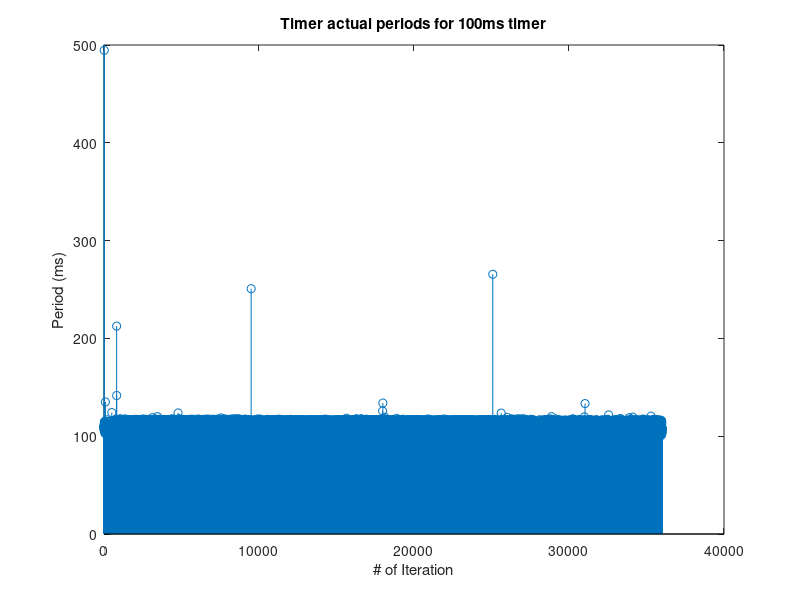
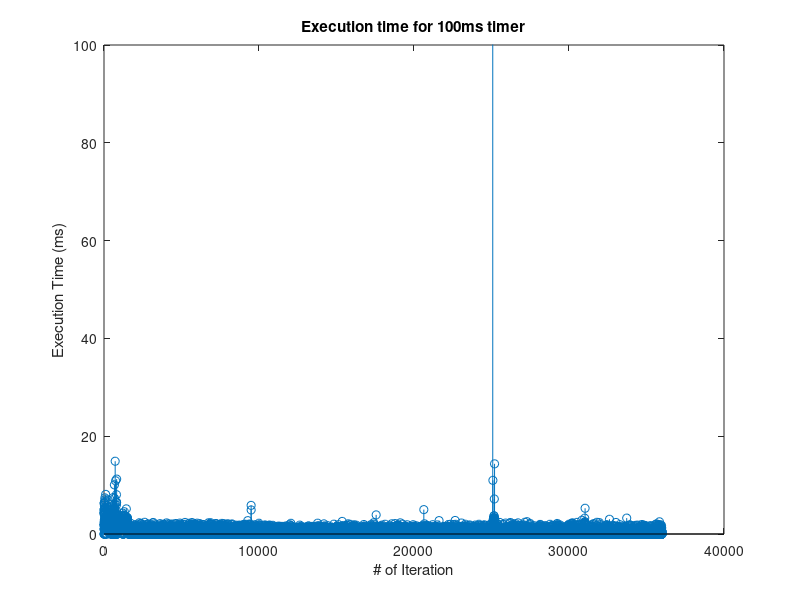
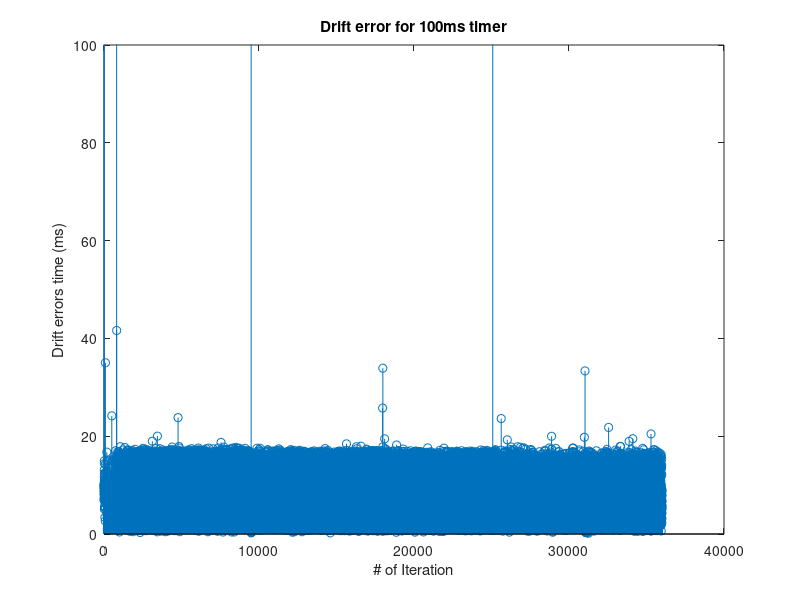

Recreate these plots in MATLAB, in order.
% This script created to plot the simulation data for ms timer

% Author: Tzouvaras Evangelos
% Email: tzouevan@ece.auth.gr

%% Clear variables and command window
clear;
clc;

%% Load the data from .txt file
periods = load('Periods_measurement_100ms.txt')/1000;
execution_times = load('Execution_times_100ms.txt')/1000;
drift_errors = load('Drift_error_100ms.txt')/1000;

%% Plot data period
for i=1:length(periods)
    num_iterations(i) = i;
end

figure;
stem(num_iterations, periods);
xlabel('# of Iteration'); 
ylabel('Period (ms)');
ylim([0 500]);
title('Timer actual periods for 100ms timer');

%% Plot execution times
for i=1:length(execution_times)
    num_iterations(i) = i;
end
figure;
stem(num_iterations, execution_times);
xlabel('# of Iteration'); 
ylabel('Execution Time (ms)');
ylim([0 100]);
title('Execution time for 100ms timer');

%% Plot drift error
for i=1:length(drift_errors)
    num_iterations(i) = i;
end
figure;
stem(num_iterations, drift_errors);
xlabel('# of Iteration'); 
ylabel('Drift errors time (ms)');
ylim([0 100]);
title('Drift error for 100ms timer');

%% Calculate the mean values
mean_period = mean(periods);
mean_execution_time = mean(execution_times);
mean_drift_error = mean(drift_errors);
fprintf('\n\n=============================================================');
fprintf('\nMean Period(ms):%d', mean_period);
fprintf('\nMean Execution Time(ms):%d', mean_execution_time);
fprintf('\nMean Drift Error(ms):%d', mean_drift_error);
fprintf('\n=============================================================');

